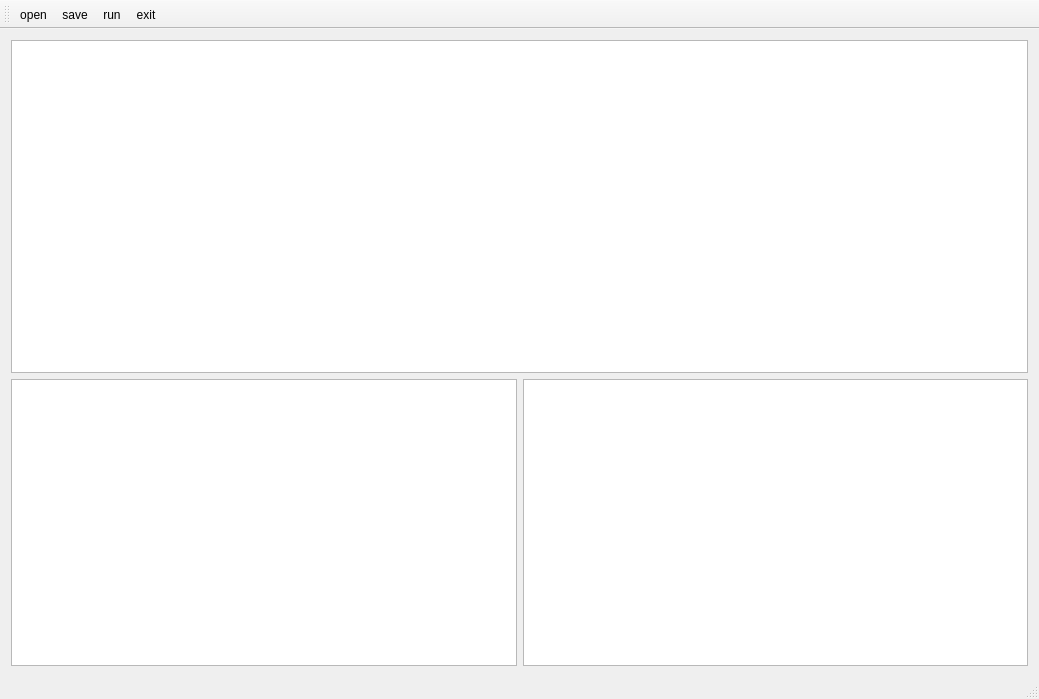
<?xml version="1.0" encoding="UTF-8"?>
<ui version="4.0">
 <class>compiler_finalClass</class>
 <widget class="QMainWindow" name="compiler_finalClass">
  <property name="geometry">
   <rect>
    <x>0</x>
    <y>0</y>
    <width>1039</width>
    <height>699</height>
   </rect>
  </property>
  <property name="windowTitle">
   <string>compiler_final</string>
  </property>
  <widget class="QWidget" name="centralWidget">
   <layout class="QGridLayout" name="gridLayout">
    <item row="1" column="1">
     <widget class="QTextBrowser" name="middle">
      <property name="maximumSize">
       <size>
        <width>16777215</width>
        <height>287</height>
       </size>
      </property>
      <property name="font">
       <font>
        <family>微软雅黑</family>
        <pointsize>12</pointsize>
       </font>
      </property>
     </widget>
    </item>
    <item row="0" column="0" colspan="2">
     <widget class="CodeEditor" name="edit">
      <property name="font">
       <font>
        <family>微软雅黑</family>
        <pointsize>12</pointsize>
       </font>
      </property>
     </widget>
    </item>
    <item row="1" column="0">
     <widget class="QTextBrowser" name="output">
      <property name="maximumSize">
       <size>
        <width>16777215</width>
        <height>287</height>
       </size>
      </property>
      <property name="font">
       <font>
        <family>微软雅黑</family>
        <pointsize>12</pointsize>
       </font>
      </property>
     </widget>
    </item>
   </layout>
  </widget>
  <widget class="QMenuBar" name="menuBar">
   <property name="geometry">
    <rect>
     <x>0</x>
     <y>0</y>
     <width>1039</width>
     <height>23</height>
    </rect>
   </property>
  </widget>
  <widget class="QToolBar" name="mainToolBar">
   <attribute name="toolBarArea">
    <enum>TopToolBarArea</enum>
   </attribute>
   <attribute name="toolBarBreak">
    <bool>false</bool>
   </attribute>
   <addaction name="actionOpen"/>
   <addaction name="actionSave"/>
   <addaction name="actionRun"/>
   <addaction name="actionExit"/>
  </widget>
  <widget class="QStatusBar" name="statusBar"/>
  <action name="actionOpen">
   <property name="icon">
    <iconset resource="compiler_final.qrc">
     <normaloff>:/compiler_final/Resources/open.png</normaloff>:/compiler_final/Resources/open.png</iconset>
   </property>
   <property name="text">
    <string>open</string>
   </property>
  </action>
  <action name="actionExit">
   <property name="icon">
    <iconset resource="compiler_final.qrc">
     <normaloff>:/compiler_final/Resources/exit.png</normaloff>:/compiler_final/Resources/exit.png</iconset>
   </property>
   <property name="text">
    <string>exit</string>
   </property>
  </action>
  <action name="actionSave">
   <property name="icon">
    <iconset resource="compiler_final.qrc">
     <normaloff>:/compiler_final/Resources/save.png</normaloff>:/compiler_final/Resources/save.png</iconset>
   </property>
   <property name="text">
    <string>save</string>
   </property>
  </action>
  <action name="actionRun">
   <property name="icon">
    <iconset resource="compiler_final.qrc">
     <normaloff>:/compiler_final/Resources/play.png</normaloff>:/compiler_final/Resources/play.png</iconset>
   </property>
   <property name="text">
    <string>run</string>
   </property>
  </action>
 </widget>
 <layoutdefault spacing="6" margin="11"/>
 <customwidgets>
  <customwidget>
   <class>CodeEditor</class>
   <extends>QPlainTextEdit</extends>
   <header>codeeditor.h</header>
  </customwidget>
 </customwidgets>
 <resources>
  <include location="compiler_final.qrc"/>
 </resources>
 <connections/>
</ui>
